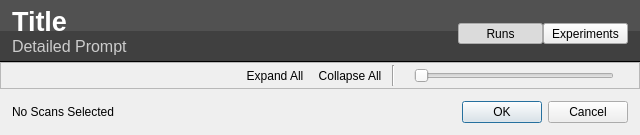
<?xml version="1.0" encoding="UTF-8"?>
<ui version="4.0">
 <class>AMChooseScanDialog</class>
 <widget class="QDialog" name="AMChooseScanDialog">
  <property name="geometry">
   <rect>
    <x>0</x>
    <y>0</y>
    <width>640</width>
    <height>135</height>
   </rect>
  </property>
  <property name="windowTitle">
   <string>Dialog</string>
  </property>
  <layout class="QVBoxLayout" name="verticalLayoutMain">
   <property name="spacing">
    <number>0</number>
   </property>
   <property name="margin">
    <number>0</number>
   </property>
   <item>
    <widget class="QFrame" name="topFrame">
     <property name="styleSheet">
      <string notr="true">QFrame#topFrame {
background-color: qlineargradient(spread:pad, x1:0, y1:0, x2:0, y2:1, stop:0 rgba(81, 81, 81, 255), stop:0.494444 rgba(81, 81, 81, 255), stop:0.5 rgba(64, 64, 64, 255), stop:1 rgba(64, 64, 64, 255));
border-bottom: 1px solid black;
}</string>
     </property>
     <layout class="QHBoxLayout" name="horizontalLayoutTop">
      <property name="spacing">
       <number>0</number>
      </property>
      <property name="leftMargin">
       <number>12</number>
      </property>
      <property name="topMargin">
       <number>6</number>
      </property>
      <property name="rightMargin">
       <number>12</number>
      </property>
      <property name="bottomMargin">
       <number>0</number>
      </property>
      <item>
       <layout class="QVBoxLayout" name="verticalLayoutLabels">
        <property name="bottomMargin">
         <number>6</number>
        </property>
        <item>
         <widget class="QLabel" name="titleLabel">
          <property name="font">
           <font>
            <pointsize>20</pointsize>
            <weight>75</weight>
            <bold>true</bold>
           </font>
          </property>
          <property name="styleSheet">
           <string notr="true">color:white;</string>
          </property>
          <property name="text">
           <string>Title</string>
          </property>
         </widget>
        </item>
        <item>
         <widget class="QLabel" name="promptLabel">
          <property name="font">
           <font>
            <pointsize>12</pointsize>
           </font>
          </property>
          <property name="styleSheet">
           <string notr="true">color: rgb(204, 204, 204);</string>
          </property>
          <property name="text">
           <string>Detailed Prompt</string>
          </property>
         </widget>
        </item>
       </layout>
      </item>
      <item>
       <spacer name="horizontalSpacer_2">
        <property name="orientation">
         <enum>Qt::Horizontal</enum>
        </property>
        <property name="sizeHint" stdset="0">
         <size>
          <width>40</width>
          <height>20</height>
         </size>
        </property>
       </spacer>
      </item>
      <item>
       <widget class="QToolButton" name="showRunsButton">
        <property name="minimumSize">
         <size>
          <width>85</width>
          <height>0</height>
         </size>
        </property>
        <property name="text">
         <string>Runs</string>
        </property>
        <property name="icon">
         <iconset resource="../icons/icons.qrc">
          <normaloff>:/22x22/view_calendar_upcoming_days.png</normaloff>:/22x22/view_calendar_upcoming_days.png</iconset>
        </property>
        <property name="iconSize">
         <size>
          <width>22</width>
          <height>22</height>
         </size>
        </property>
        <property name="checkable">
         <bool>true</bool>
        </property>
        <property name="checked">
         <bool>true</bool>
        </property>
        <property name="toolButtonStyle">
         <enum>Qt::ToolButtonTextUnderIcon</enum>
        </property>
       </widget>
      </item>
      <item>
       <widget class="QToolButton" name="showExperimentsButton">
        <property name="minimumSize">
         <size>
          <width>85</width>
          <height>0</height>
         </size>
        </property>
        <property name="text">
         <string>Experiments</string>
        </property>
        <property name="icon">
         <iconset resource="../icons/icons.qrc">
          <normaloff>:/applications-science.png</normaloff>:/applications-science.png</iconset>
        </property>
        <property name="iconSize">
         <size>
          <width>22</width>
          <height>22</height>
         </size>
        </property>
        <property name="checkable">
         <bool>true</bool>
        </property>
        <property name="toolButtonStyle">
         <enum>Qt::ToolButtonTextUnderIcon</enum>
        </property>
       </widget>
      </item>
     </layout>
    </widget>
   </item>
   <item>
    <widget class="QFrame" name="frame">
     <property name="frameShape">
      <enum>QFrame::StyledPanel</enum>
     </property>
     <property name="frameShadow">
      <enum>QFrame::Raised</enum>
     </property>
     <layout class="QHBoxLayout" name="horizontalLayoutDataViewControls">
      <property name="leftMargin">
       <number>12</number>
      </property>
      <property name="topMargin">
       <number>2</number>
      </property>
      <property name="rightMargin">
       <number>12</number>
      </property>
      <property name="bottomMargin">
       <number>2</number>
      </property>
      <item>
       <spacer name="horizontalSpacer_3">
        <property name="orientation">
         <enum>Qt::Horizontal</enum>
        </property>
        <property name="sizeHint" stdset="0">
         <size>
          <width>40</width>
          <height>20</height>
         </size>
        </property>
       </spacer>
      </item>
      <item>
       <layout class="QHBoxLayout" name="horizontalLayout_5">
        <property name="topMargin">
         <number>0</number>
        </property>
        <property name="bottomMargin">
         <number>0</number>
        </property>
        <item>
         <widget class="QToolButton" name="expandAllButton">
          <property name="styleSheet">
           <string notr="true">QToolButton:hover {
	border: 1px solid transparent;
}

QToolButton:pressed {
	border: 1px solid gray;
background-color: qlineargradient(spread:pad, x1:0, y1:0, x2:0, y2:1, stop:0 rgba(233, 233, 233, 255), stop:0.502513 rgba(199, 198, 198, 255), stop:1 rgba(163, 162, 162, 255));
}

QToolButton {
border: none;
}

</string>
          </property>
          <property name="text">
           <string>Expand All</string>
          </property>
          <property name="icon">
           <iconset resource="../icons/icons.qrc">
            <normaloff>:/22x22/list-add.png</normaloff>:/22x22/list-add.png</iconset>
          </property>
          <property name="iconSize">
           <size>
            <width>22</width>
            <height>22</height>
           </size>
          </property>
          <property name="toolButtonStyle">
           <enum>Qt::ToolButtonIconOnly</enum>
          </property>
         </widget>
        </item>
        <item>
         <widget class="QToolButton" name="collapseAllButton">
          <property name="styleSheet">
           <string notr="true">QToolButton:hover {
	border: 1px solid transparent;
}

QToolButton:pressed {
	border: 1px solid gray;
background-color: qlineargradient(spread:pad, x1:0, y1:0, x2:0, y2:1, stop:0 rgba(233, 233, 233, 255), stop:0.502513 rgba(199, 198, 198, 255), stop:1 rgba(163, 162, 162, 255));
}

QToolButton {
border: none;
}

</string>
          </property>
          <property name="text">
           <string>Collapse All</string>
          </property>
          <property name="icon">
           <iconset resource="../icons/icons.qrc">
            <normaloff>:/22x22/list-remove.png</normaloff>:/22x22/list-remove.png</iconset>
          </property>
          <property name="iconSize">
           <size>
            <width>22</width>
            <height>22</height>
           </size>
          </property>
          <property name="toolButtonStyle">
           <enum>Qt::ToolButtonIconOnly</enum>
          </property>
         </widget>
        </item>
       </layout>
      </item>
      <item>
       <widget class="QFrame" name="frame_2">
        <property name="frameShape">
         <enum>QFrame::VLine</enum>
        </property>
        <property name="frameShadow">
         <enum>QFrame::Sunken</enum>
        </property>
       </widget>
      </item>
      <item>
       <widget class="QLabel" name="sizeIconSmall">
        <property name="maximumSize">
         <size>
          <width>12</width>
          <height>12</height>
         </size>
        </property>
        <property name="pixmap">
         <pixmap resource="../icons/icons.qrc">:/32x32/folder.png</pixmap>
        </property>
        <property name="scaledContents">
         <bool>true</bool>
        </property>
       </widget>
      </item>
      <item>
       <widget class="QSlider" name="sizeSlider">
        <property name="maximumSize">
         <size>
          <width>200</width>
          <height>16777215</height>
         </size>
        </property>
        <property name="maximum">
         <number>100</number>
        </property>
        <property name="value">
         <number>0</number>
        </property>
        <property name="orientation">
         <enum>Qt::Horizontal</enum>
        </property>
       </widget>
      </item>
      <item>
       <widget class="QLabel" name="sizeIconLarge">
        <property name="maximumSize">
         <size>
          <width>24</width>
          <height>24</height>
         </size>
        </property>
        <property name="pixmap">
         <pixmap resource="../icons/icons.qrc">:/32x32/folder.png</pixmap>
        </property>
        <property name="scaledContents">
         <bool>true</bool>
        </property>
       </widget>
      </item>
     </layout>
    </widget>
   </item>
   <item>
    <layout class="QHBoxLayout" name="horizontalLayoutBottom">
     <property name="margin">
      <number>12</number>
     </property>
     <item>
      <widget class="QLabel" name="statusLabel">
       <property name="text">
        <string>No Scans Selected</string>
       </property>
      </widget>
     </item>
     <item>
      <spacer name="horizontalSpacer">
       <property name="orientation">
        <enum>Qt::Horizontal</enum>
       </property>
       <property name="sizeHint" stdset="0">
        <size>
         <width>40</width>
         <height>20</height>
        </size>
       </property>
      </spacer>
     </item>
     <item>
      <widget class="QDialogButtonBox" name="buttonBox">
       <property name="orientation">
        <enum>Qt::Horizontal</enum>
       </property>
       <property name="standardButtons">
        <set>QDialogButtonBox::Cancel|QDialogButtonBox::Ok</set>
       </property>
      </widget>
     </item>
    </layout>
   </item>
  </layout>
 </widget>
 <resources>
  <include location="../icons/icons.qrc"/>
  <include location="../icons/icons.qrc"/>
  <include location="../icons/icons.qrc"/>
  <include location="../icons/icons.qrc"/>
  <include location="../icons/icons.qrc"/>
 </resources>
 <connections>
  <connection>
   <sender>buttonBox</sender>
   <signal>accepted()</signal>
   <receiver>AMChooseScanDialog</receiver>
   <slot>accept()</slot>
   <hints>
    <hint type="sourcelabel">
     <x>248</x>
     <y>254</y>
    </hint>
    <hint type="destinationlabel">
     <x>157</x>
     <y>274</y>
    </hint>
   </hints>
  </connection>
  <connection>
   <sender>buttonBox</sender>
   <signal>rejected()</signal>
   <receiver>AMChooseScanDialog</receiver>
   <slot>reject()</slot>
   <hints>
    <hint type="sourcelabel">
     <x>316</x>
     <y>260</y>
    </hint>
    <hint type="destinationlabel">
     <x>286</x>
     <y>274</y>
    </hint>
   </hints>
  </connection>
 </connections>
</ui>
